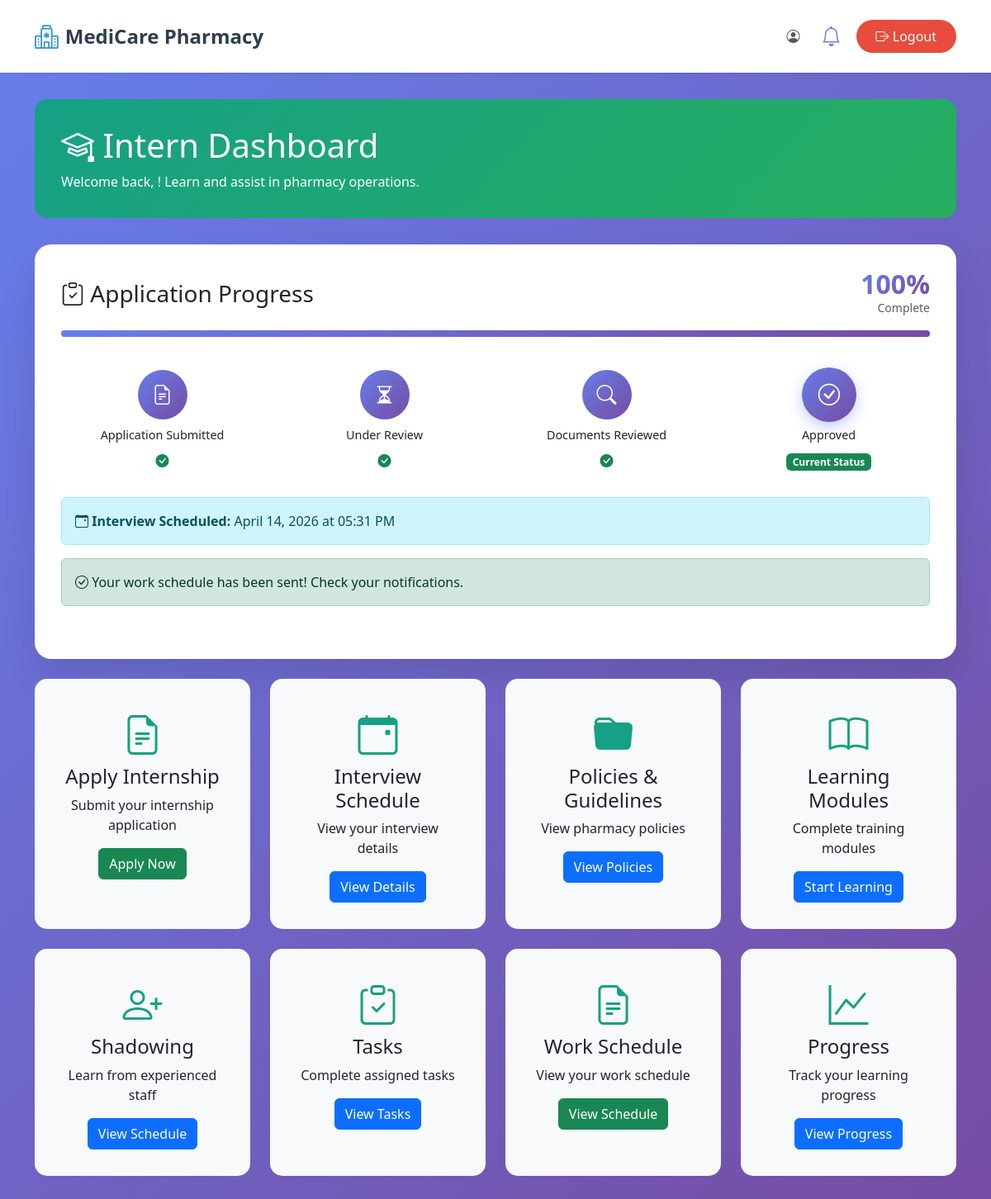
The app's page /Users/intern/dashboard.php (signed in) with its own data.
### tables this page shows
CREATE TABLE `internship_records` (
  `id` int(11) NOT NULL,
  `user_id` int(11) NOT NULL,
  `first_name` varchar(255) NOT NULL,
  `last_name` varchar(255) NOT NULL,
  `date_of_birth` date DEFAULT NULL,
  `is_enrolled_higher_ed` tinyint(1) DEFAULT 0,
  `higher_ed_institution` varchar(255) DEFAULT NULL,
  `enrollment_certificate_path` varchar(255) DEFAULT NULL,
  `enrollment_certificate_status` enum('pending','valid','invalid') DEFAULT 'pending',
  `enrollment_certificate_remarks` text DEFAULT NULL,
  `is_enrolled_internship_subject` tinyint(1) DEFAULT 0,
  `is_at_least_18` tinyint(1) DEFAULT 0,
  `has_passed_pre_internship` tinyint(1) DEFAULT 0,
  `recommendation_letter_path` varchar(255) DEFAULT NULL,
  `recommendation_letter_status` enum('pending','valid','invalid') DEFAULT 'pending',
  `recommendation_letter_remarks` text DEFAULT NULL,
  `medical_certificate_submitted` tinyint(1) DEFAULT 0,
  `medical_certificate_path` varchar(255) DEFAULT NULL,
  `medical_certificate_status` enum('pending','valid','invalid') DEFAULT 'pending',
  `medical_certificate_remarks` text DEFAULT NULL,
  `parental_consent_submitted` tinyint(1) DEFAULT 0,
  `parental_consent_path` varchar(255) DEFAULT NULL,
  `parental_consent_status` enum('pending','valid','invalid') DEFAULT 'pending',
  `parental_consent_remarks` text DEFAULT NULL,
  `is_eligible` tinyint(1) DEFAULT 0,
  `application_status` enum('pending','submitted','under_review','approved','rejected') DEFAULT 'pending',
  `internship_start_date` date DEFAULT NULL,
  `internship_duration` varchar(100) DEFAULT NULL,
  `working_days` varchar(100) DEFAULT NULL,
  `working_hours` varchar(100) DEFAULT NULL,
  `special_instructions` text DEFAULT NULL,
  `pharmacy_name` varchar(255) DEFAULT NULL,
  `pharmacy_address` text DEFAULT NULL,
  `contact_person` varchar(255) DEFAULT NULL,
  `contact_number` varchar(50) DEFAULT NULL,
  `contact_email` varchar(255) DEFAULT NULL,
  `schedule_sent` tinyint(1) DEFAULT 0,
  `interview_scheduled` tinyint(1) DEFAULT 0,
  `interview_date` date DEFAULT NULL,
  `interview_time` time DEFAULT NULL,
  `interview_type` enum('personal','online') DEFAULT NULL,
  `interview_location` varchar(500) DEFAULT NULL,
  `interview_meeting_link` varchar(500) DEFAULT NULL,
  `interview_notes` text DEFAULT NULL,
  `created_at` timestamp NOT NULL DEFAULT current_timestamp(),
  `updated_at` timestamp NOT NULL DEFAULT current_timestamp() ON UPDATE current_timestamp()
);

### Users/intern/dashboard.php (the view, shortened to what this page needs)
<?php
require_once '../../config.php';
$user_id = $_SESSION['user_id'];
$full_name = $_SESSION['full_name'];
$application_status = null;
$application_data = null;
$app_stmt = $conn->prepare("SELECT application_status, interview_scheduled, interview_date, interview_time,
                                   schedule_sent, is_eligible, created_at
                            FROM internship_records
                            WHERE user_id = ?
                            ORDER BY created_at DESC
                            LIMIT 1");
if ($app_stmt) {
    $app_stmt->bind_param("i", $user_id);
    $app_stmt->execute();
    $app_result = $app_stmt->get_result();
    if ($app_result && $app_result->num_rows > 0) {
        $application_data = $app_result->fetch_assoc();
        $application_status = $application_data['application_status'];
    }
}
?>
<!DOCTYPE html>
<html lang="en">
<head>
    <link href="https://cdn.jsdelivr.net/npm/bootstrap@5.3.0/dist/css/bootstrap.min.css" rel="stylesheet">
    <link rel="stylesheet" href="https://cdn.jsdelivr.net/npm/bootstrap-icons@1.11.0/font/bootstrap-icons.css">
    <link rel="stylesheet" href="../../style.css">
</head>
<body>
    <nav class="navbar navbar-expand-lg navbar-light bg-white shadow-sm">
        <div class="container">
            <a class="navbar-brand" href="../../index.php">
                <i class="bi bi-hospital"></i> MediCare Pharmacy
            </a>
            <div class="navbar-nav ms-auto align-items-center">
                <span class="navbar-text me-3">
                    <i class="bi bi-person-circle"></i> <?php echo htmlspecialchars($full_name); ?>
                </span>
                <div class="notification-wrapper">
                    <div class="notification-bell" onclick="toggleNotifications(event)">
                        <i class="bi bi-bell"></i>
                    </div>
                </div>
                <a href="../logout.php" class="btn btn-logout ms-2">
                    <i class="bi bi-box-arrow-right"></i> Logout
                </a>
            </div>
        </div>
    </nav>
    <div class="dashboard-container">
        <div class="container">
            <div class="welcome-header">
                <h1><i class="bi bi-mortarboard"></i> Intern Dashboard</h1>
                <p class="mb-0">Welcome back, <?php echo htmlspecialchars($full_name); ?>! Learn and assist in pharmacy operations.</p>
            </div>
            <?php if ($application_data): ?>
            <div class="dashboard-card mb-4">
                <div class="d-flex justify-content-between align-items-center mb-3">
                    <h3 class="mb-0"><i class="bi bi-clipboard-check"></i> Application Progress</h3>
                    <?php
                    $status = $application_status;
                    $status_order = ['pending', 'submitted', 'under_review', 'approved'];
                    $current_index = array_search($status, $status_order);
                    $percentage = (($current_index + 1) / count($status_order)) * 100;
                    ?>
                    <div class="progress-percentage">
                        <span class="percentage-text"><?php echo round($percentage); ?>%</span>
                        <span class="text-muted small">Complete</span>
                    </div>
                </div>
                <div class="progress mb-4" style="height: 8px; border-radius: 10px;">
                    <div class="progress-bar" role="progressbar"
                         style="width: <?php echo $percentage; ?>%; background: linear-gradient(135deg, #667eea 0%, #764ba2 100%);"
                         aria-valuenow="<?php echo $percentage; ?>" aria-valuemin="0" aria-valuemax="100">
                    </div>
                </div>
                <div class="progress-tracker">
                    <?php
                    $steps = [
                        'pending' => ['label' => 'Application Submitted', 'icon' => 'bi-file-earmark-text', 'color' => 'secondary'],
                        'submitted' => ['label' => 'Under Review', 'icon' => 'bi-hourglass-split', 'color' => 'info'],
                        'under_review' => ['label' => 'Documents Reviewed', 'icon' => 'bi-search', 'color' => 'warning'],
                        'approved' => ['label' => 'Approved', 'icon' => 'bi-check-circle', 'color' => 'success'],
                        'rejected' => ['label' => 'Rejected', 'icon' => 'bi-x-circle', 'color' => 'danger']
                    ];
                    ?>
                    <div class="row">
                        <?php foreach ($status_order as $index => $step_key):
                            $step = $steps[$step_key];
                            $is_active = $index <= $current_index;
                            $is_current = $step_key === $status;
                        ?>
                        <div class="col-md-3 mb-3">
                            <div class="progress-step <?php echo $is_active ? 'active' : ''; ?> <?php echo $is_current ? 'current' : ''; ?>">
                                <div class="step-icon">
                                    <i class="bi <?php echo $step['icon']; ?>"></i>
                                </div>
                                <div class="step-label"><?php echo $step['label']; ?></div>
                                <?php if ($is_current): ?>
                                    <div class="step-status">
                                        <span class="badge bg-<?php echo $step['color']; ?>">Current Status</span>
                                    </div>
                                <?php elseif ($is_active): ?>
                                    <div class="step-status">
                                        <i class="bi bi-check-circle-fill text-success"></i>
                                    </div>
                                <?php endif; ?>
                            </div>
                        </div>
                        <?php endforeach; ?>
                    </div>
                    <?php if ($application_data['interview_scheduled']): ?>
                        <div class="alert alert-info mt-3">
                            <i class="bi bi-calendar-event"></i> <strong>Interview Scheduled:</strong>
                            <?php echo date('F d, Y', strtotime($application_data['interview_date'])); ?>
                            at <?php echo date('h:i A', strtotime($application_data['interview_time'])); ?>
                        </div>
                    <?php endif; ?>
                    <?php if ($application_data['schedule_sent']): ?>
                        <div class="alert alert-success mt-3">
                            <i class="bi bi-check-circle"></i> Your work schedule has been sent! Check your notifications.
                        </div>
                    <?php endif; ?>
                </div>
            </div>
            <?php endif; ?>
            <div class="row">
                <div class="col-md-6 col-lg-3 mb-4">
                    <div class="feature-card">
                        <i class="bi bi-file-earmark-text feature-icon"></i>
                        <h4>Apply Internship</h4>
                        <p>Submit your internship application</p>
                        <a href="apply_internship.php" class="btn btn-success">Apply Now</a>
                    </div>
                </div>
                <div class="col-md-6 col-lg-3 mb-4">
                    <div class="feature-card">
                        <i class="bi bi-calendar-event feature-icon"></i>
                        <h4>Interview Schedule</h4>
                        <p>View your interview details</p>
                        <a href="view_interview.php" class="btn btn-primary">View Details</a>
                    </div>
                </div>
                <div class="col-md-6 col-lg-3 mb-4">
                    <div class="feature-card">
                        <i class="bi bi-folder-fill feature-icon"></i>
                        <h4>Policies & Guidelines</h4>
                        <p>View pharmacy policies</p>
                        <a href="policies_guidelines.php" class="btn btn-primary">View Policies</a>
                    </div>
                </div>
                <div class="col-md-6 col-lg-3 mb-4">
                    <div class="feature-card">
                        <i class="bi bi-book feature-icon"></i>
                        <h4>Learning Modules</h4>
                        <p>Complete training modules</p>
                        <button class="btn btn-primary">Start Learning</button>
                    </div>
                </div>
                <div class="col-md-6 col-lg-3 mb-4">
                    <div class="feature-card">
                        <i class="bi bi-person-plus feature-icon"></i>
                        <h4>Shadowing</h4>
                        <p>Learn from experienced staff</p>
                        <button class="btn btn-primary">View Schedule</button>
                    </div>
                </div>
                <div class="col-md-6 col-lg-3 mb-4">
                    <div class="feature-card">
                        <i class="bi bi-clipboard-check feature-icon"></i>
                        <h4>Tasks</h4>
                        <p>Complete assigned tasks</p>
                        <a class="btn btn-primary" href="tasks.php">View Tasks</a>
                    </div>
                </div>
                <div class="col-md-6 col-lg-3 mb-4">
                    <div class="feature-card">
                        <i class="bi bi-file-earmark-text feature-icon"></i>
                        <h4>Work Schedule</h4>
                        <p>View your work schedule</p>
                        <a href="work_schedule.php" class="btn btn-success">View Schedule</a>
                    </div>
                </div>
                <div class="col-md-6 col-lg-3 mb-4">
                    <div class="feature-card">
                        <i class="bi bi-graph-up feature-icon"></i>
                        <h4>Progress</h4>
                        <p>Track your learning progress</p>
                        <button class="btn btn-primary">View Progress</button>
                    </div>
                </div>
            </div>
</body>
</html>

### style.css (style rules this page uses)
* { margin: 0; padding: 0; box-sizing: border-box; }
body { font-family: 'Segoe UI', Tahoma, Geneva, Verdana, sans-serif; overflow-x: hidden; }
.navbar { background-color: rgba(255, 255, 255, 0.95); backdrop-filter: blur(10px); box-shadow: 0 2px 10px rgba(0, 0, 0, 0.1); padding: 1rem 0; z-index: 1000; }
.navbar-brand { font-weight: bold; font-size: 1.5rem; color: #2c3e50 !important; display: flex; align-items: center; gap: 0.5rem; }
.navbar-brand i { color: #3498db; font-size: 1.8rem; }

### Users/intern/dashboard.php (style rules this page uses)
.dashboard-container { min-height: 100vh; background: linear-gradient(135deg, #667eea 0%, #764ba2 100%); padding: 2rem 0; }
.dashboard-card { background: white; border-radius: 20px; box-shadow: 0 20px 40px rgba(0, 0, 0, 0.1); padding: 2rem; margin: 1rem 0; }
.welcome-header { background: linear-gradient(135deg, #16a085 0%, #27ae60 100%); color: white; padding: 2rem; border-radius: 15px; margin-bottom: 2rem; }
.feature-card { background: #f8f9fa; border-radius: 15px; padding: 2rem; text-align: center; transition: all 0.3s ease; height: 100%; }
.feature-icon { font-size: 3rem; color: #16a085; margin-bottom: 1rem; }
.notification-bell { position: relative; font-size: 1.5rem; color: #667eea; cursor: pointer; transition: all 0.3s ease; padding: 0.5rem; display: inline-block; z-index: 1000; pointer-events: auto; background: rgba(255, 255, 255, 0.1); border-radius: 50%; border: 2px solid transparent; }
.notification-wrapper { position: relative; }
.progress-tracker { padding: 1rem 0; }
.progress-percentage { text-align: right; }
.percentage-text { font-size: 2rem; font-weight: bold; background: linear-gradient(135deg, #667eea 0%, #764ba2 100%); -webkit-background-clip: text; -webkit-text-fill-color: transparent; background-clip: text; display: block; line-height: 1; }
.progress-step { text-align: center; position: relative; opacity: 0.4; transition: all 0.3s ease; }
.progress-step.active { opacity: 1; }
.progress-step.current .step-icon { background: linear-gradient(135deg, #667eea 0%, #764ba2 100%); transform: scale(1.1); box-shadow: 0 5px 15px rgba(102, 126, 234, 0.4); }
.step-icon { width: 60px; height: 60px; border-radius: 50%; background: #e0e0e0; display: flex; align-items: center; justify-content: center; margin: 0 auto 0.5rem; font-size: 1.5rem; color: white; transition: all 0.3s ease; }
.progress-step.active .step-icon { background: linear-gradient(135deg, #667eea 0%, #764ba2 100%); }
.step-label { font-size: 0.9rem; font-weight: 500; margin-top: 0.5rem; }
.step-status { margin-top: 0.5rem; }
.btn-logout { background: #e74c3c; color: white; border: none; border-radius: 25px; padding: 0.5rem 1.5rem; transition: all 0.3s ease; }

### records on screen
internship_records: application_status "100", interview_date "April 14, 2026", interview_time "05:31 PM"

### other values on screen
$step['label'] "Application Submitted"
$step['label'] "Under Review"
$step['label'] "Documents Reviewed"
$step['label'] "Approved"
